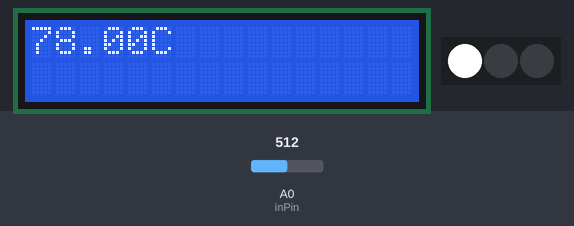
The sketch below on a simulated Arduino Uno, built with avr-gcc and run on an emulated ATmega328P. Shown: 16×2 character LCD, 3 RGB LEDs in strip order, left to right. Inputs (shaded band) come from the test bench; at power-on: A0 (inPin) = 512. What the sketch prints to the serial monitor is not drawn.

Above: at 1.2 s.
1.3 s: A0 (inPin) set to 345
At 2.1 s:
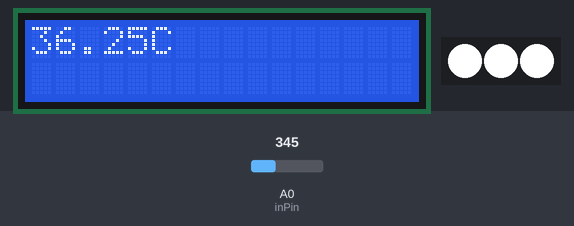
3.5 s: A0 (inPin) set to 331
At 7.2 s:
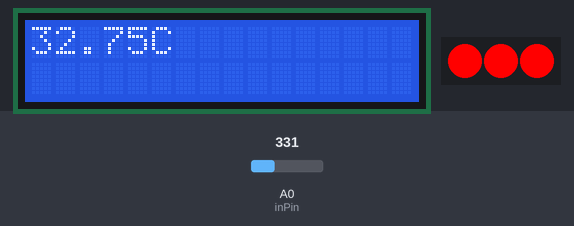
7.7 s: A0 (inPin) set to 306
At 10.0 s:
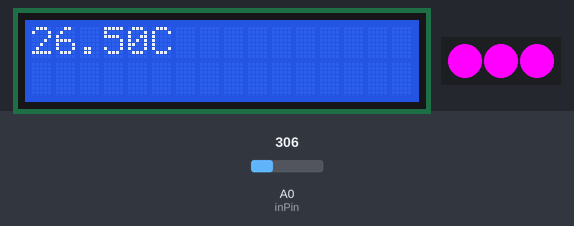
10.9 s: A0 (inPin) set to 286
At 12.4 s:
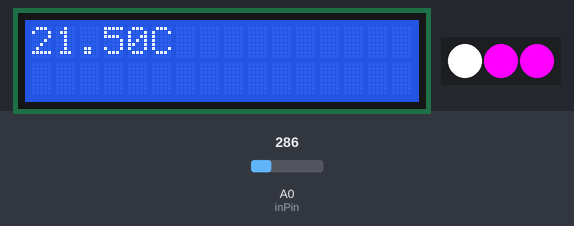
Timing chart, 0 to 14.2 s (numbered marks = the images above; inputs shaded):
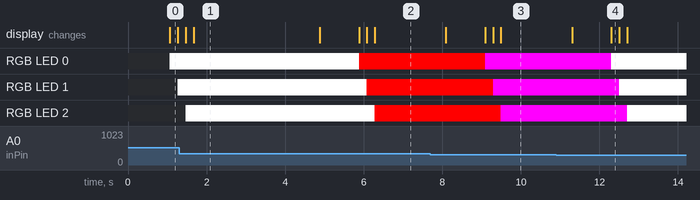

The sketch:

arduino_temp.ino
```cpp
#include <Adafruit_NeoPixel.h>
#include<LiquidCrystal.h>

LiquidCrystal lcd(12,11,5,4,3,2);
const int inPin = 0;
#define PIN 10
#define NUMPIXELS 3
Adafruit_NeoPixel pixels = Adafruit_NeoPixel(NUMPIXELS, PIN, NEO_GRB + NEO_KHZ800);

void setup()
{
  analogReference(INTERNAL);
  lcd.begin(16,2);
  Serial.begin(9600);
  pixels.begin();

}
void loop()
{
  int value = analogRead(inPin);
  lcd.setCursor(0,1);
  float millivolts = (value / 1024.0) * 2560; //5000;
  float temp = (millivolts / 10) - 50;
  lcd.clear();
  lcd.setCursor(0,0);
  lcd.print(temp);
  lcd.print("C");
  Serial.println(temp);
  lcd.setCursor(0,1);
  delay(1000);

  for(int i=0;i<NUMPIXELS;i++){

    if(temp >= 26 && temp <27) {
      pixels.setPixelColor(i, pixels.Color(255,0,255));
      pixels.show();
      delay(200);
    }else if(temp >= 27 && temp <28){
      pixels.setPixelColor(i, pixels.Color(255,255,0));
      pixels.show();
      delay(200);
    }else if(temp >= 28 && temp <29){
      pixels.setPixelColor(i, pixels.Color(0,255,0));
      pixels.show();
      delay(200);
    }else if(temp >= 29 && temp <30){
      pixels.setPixelColor(i, pixels.Color(0,255,255));
      pixels.show();
      delay(200);
    }else if(temp >= 30 && temp <31){
      pixels.setPixelColor(i, pixels.Color(0,0,255));
      pixels.show();
      delay(200);
    }else if(temp >= 31 && temp <32){
      pixels.setPixelColor(i, pixels.Color(255,0,255));
      pixels.show();
      delay(200);
    }else if(temp >= 32 && temp <33){
      pixels.setPixelColor(i, pixels.Color(255,0,0));
      pixels.show();
      delay(200);
    }else{
      pixels.setPixelColor(i, pixels.Color(255,255,255));
      pixels.show();
      delay(200);
    }
  }
}
```

Measured:
- the behaviour switches between 332 and 331 on A0 (inPin) (found by bisection; images 1 and 2)
- the behaviour switches between 304 and 303 on A0 (inPin) (found by bisection; images 3 and 4)
- after the input at 1.3 s, the display: first differs from a run without the input after 0.37 s (image 1)
- after the input at 3.5 s, RGB LED 0: RGB(255, 255, 255) → RGB(255, 0, 0) after 2.4 s; RGB LED 1: RGB(255, 255, 255) → RGB(255, 0, 0) after 2.6 s; RGB LED 2: RGB(255, 255, 255) → RGB(255, 0, 0) after 2.8 s; the display: first changes after 1.4 s (image 2 shows a later state)
- after the input at 7.7 s, RGB LED 0: RGB(255, 0, 0) → RGB(255, 0, 255) after 1.4 s; RGB LED 1: RGB(255, 0, 0) → RGB(255, 0, 255) after 1.6 s; RGB LED 2: RGB(255, 0, 0) → RGB(255, 0, 255) after 1.8 s; the display: first changes after 0.39 s (image 3 shows a later state)
- after the input at 10.9 s, RGB LED 0: RGB(255, 0, 255) → RGB(255, 255, 255) after 1.4 s; RGB LED 1: RGB(255, 0, 255) → RGB(255, 255, 255) after 1.6 s; RGB LED 2: RGB(255, 0, 255) → RGB(255, 255, 255) after 1.8 s; the display: first changes after 0.40 s (image 4 shows a later state)
